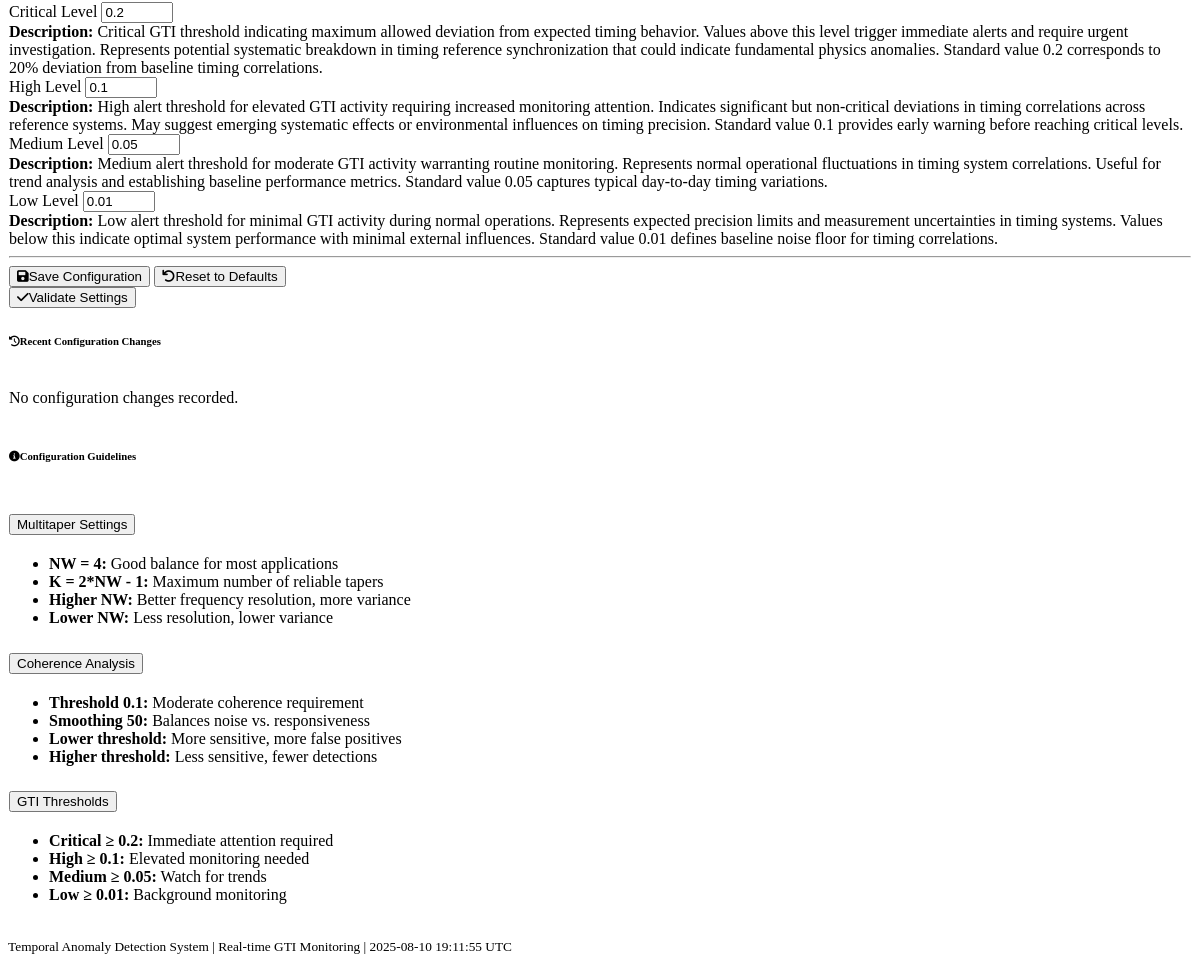
Page /configuration (lower part) on the earlier database version.
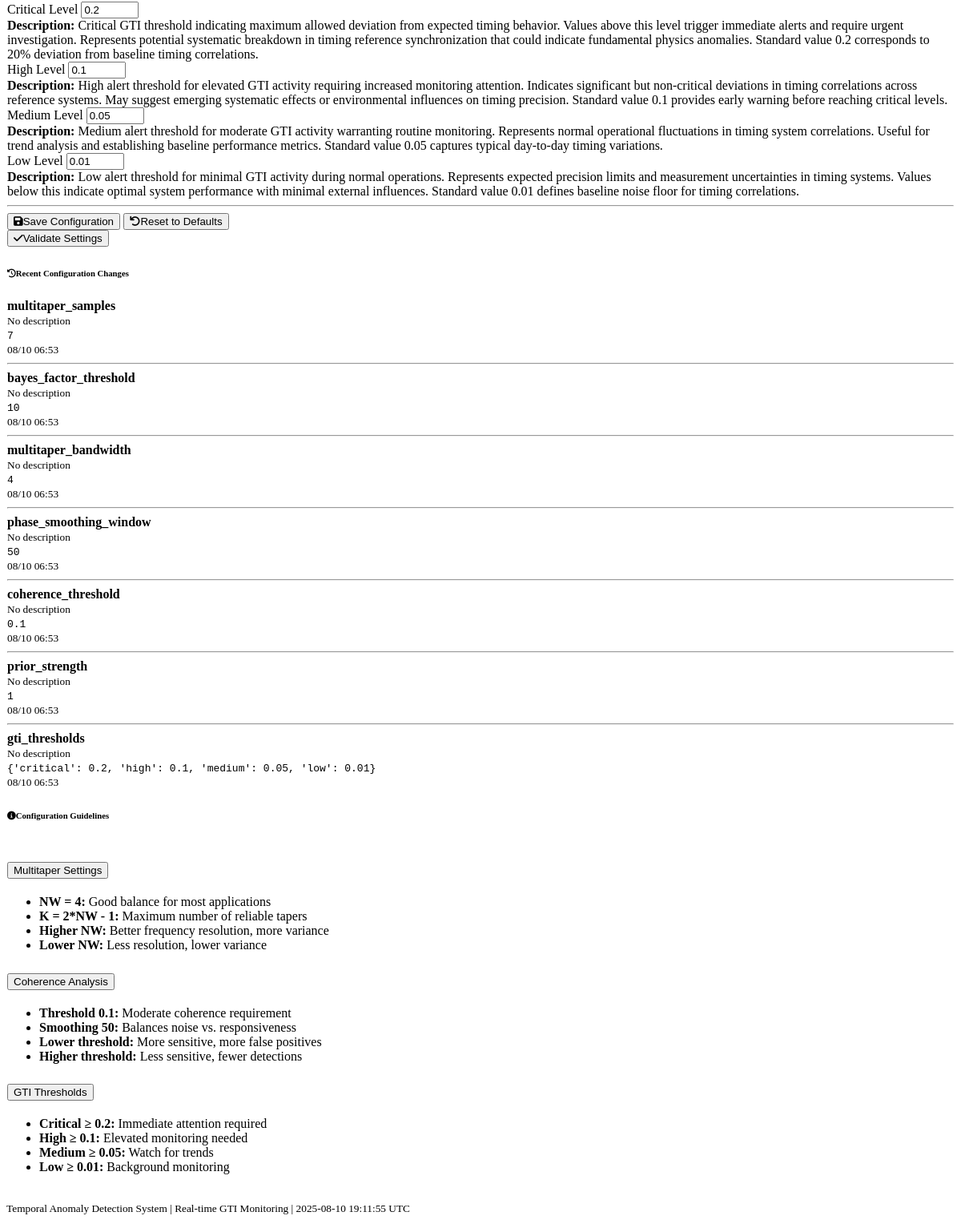
Same page on the later database version.
### models.py (models this page shows, shortened)
class ProcessingConfiguration(db.Model):
    id = db.Column(db.Integer, primary_key=True)
    parameter_name = db.Column(db.String(100), nullable=False, unique=True)
    parameter_value = db.Column(db.Text, nullable=False)  # JSON string for complex values
    description = db.Column(db.Text)
    updated_at = db.Column(db.DateTime, default=datetime.utcnow, onupdate=datetime.utcnow)
    def get_value(self):
        try:
            return json.loads(self.parameter_value)
        except:
            return self.parameter_value

### routes.py (the view)
@app.route('/configuration')
def configuration():
    try:
        configs = ProcessingConfiguration.query.all()
        config_dict = {config.parameter_name: config for config in configs}
        return render_template('configuration.html', configurations=config_dict)
    except Exception as e:
        logger.error(f"Error rendering configuration: {str(e)}")
        flash(f"Error loading configuration: {str(e)}", 'error')
        return render_template('configuration.html', configurations={})

### templates/configuration.html (shortened to what the changed rows need)
{% extends "base.html" %}
{% block content %}
<div class="row mt-4">
    <div class="col-lg-6">
        <div class="card">
            <div class="card-body">
                <div id="config-history">
                    {% for name, config in configurations.items() %}
                        <div class="d-flex justify-content-between align-items-center mb-2">
                            <div>
                                <strong>{{ name }}</strong>
                                <br>
                                <small class="text-muted">{{ config.description or 'No description' }}</small>
                            </div>
                            <div class="text-end">
                                <code>{{ config.get_value() }}</code>
                                <br>
                                <small class="text-muted">{{ config.updated_at.strftime('%m/%d %H:%M') }}</small>
                            </div>
                        </div>
                        {% if not loop.last %}<hr class="my-2">{% endif %}
                    {% endfor %}
                    {% if not configurations %}
                        <p class="text-muted mb-0">No configuration changes recorded.</p>
                    {% endif %}
                </div>
            </div>
        </div>
    </div>
    <div class="col-lg-6">
        <div class="card">
            <div class="card-body">
                <div class="accordion" id="guidelines-accordion">
                    <div class="accordion-item">
                        <h2 class="accordion-header">
                            <button class="accordion-button collapsed" type="button"
                                    data-bs-toggle="collapse" data-bs-target="#multitaper-guide">
                                Multitaper Settings
                            </button>
                        </h2>
                    </div>
                    <div class="accordion-item">
                        <h2 class="accordion-header">
                            <button class="accordion-button collapsed" type="button"
                                    data-bs-toggle="collapse" data-bs-target="#coherence-guide">
                                Coherence Analysis
                            </button>
                        </h2>
                    </div>
                    <div class="accordion-item">
                        <h2 class="accordion-header">
                            <button class="accordion-button collapsed" type="button"
                                    data-bs-toggle="collapse" data-bs-target="#gti-guide">
                                GTI Thresholds
                            </button>
                        </h2>
                    </div>
                </div>
            </div>
        </div>
    </div>
</div>
{% endblock %}

Differences in the rows shown:
added ProcessingConfiguration: parameter_name "multitaper_samples", description "No description", get_value "7", updated_at "08/10 06:53"
added ProcessingConfiguration: parameter_name "bayes_factor_threshold", description "No description", get_value "10", updated_at "08/10 06:53"
added ProcessingConfiguration: parameter_name "multitaper_bandwidth", description "No description", get_value "4", updated_at "08/10 06:53"
added ProcessingConfiguration: parameter_name "phase_smoothing_window", description "No description", get_value "50", updated_at "08/10 06:53"
added ProcessingConfiguration: parameter_name "coherence_threshold", description "No description", get_value "0.1", updated_at "08/10 06:53"
added ProcessingConfiguration: parameter_name "prior_strength", description "No description", get_value "1", updated_at "08/10 06:53"
added ProcessingConfiguration: parameter_name "gti_thresholds", description "No description", get_value "{'critical': 0.2, 'high': 0.1, 'medium': 0.05, 'low': 0.01}", updated_at "08/10 06:53"
Other differences:
text no longer shown: "No configuration changes recorded."
